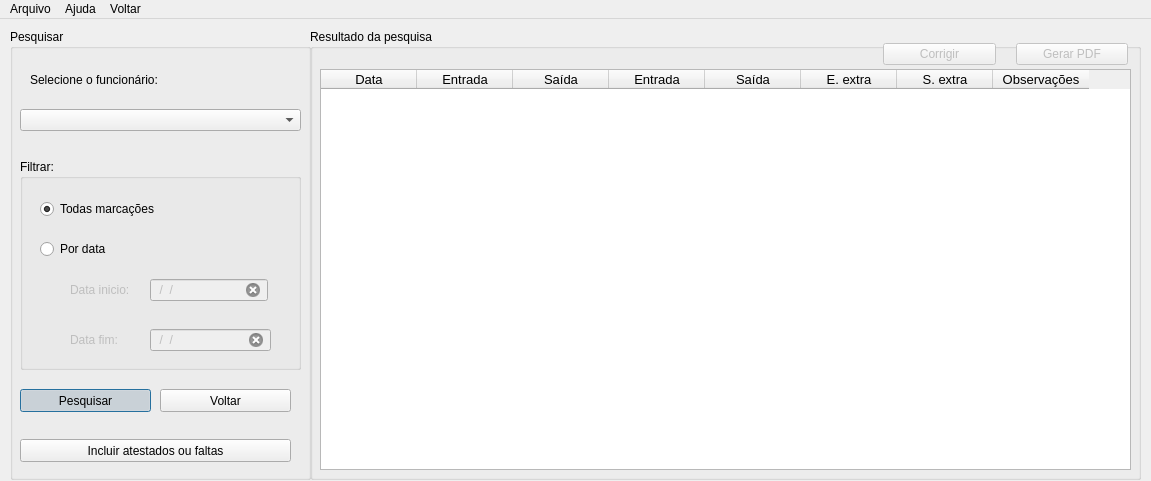
<?xml version="1.0" encoding="UTF-8"?>
<ui version="4.0">
 <class>MainWindow</class>
 <widget class="QMainWindow" name="MainWindow">
  <property name="geometry">
   <rect>
    <x>0</x>
    <y>0</y>
    <width>1151</width>
    <height>481</height>
   </rect>
  </property>
  <property name="minimumSize">
   <size>
    <width>911</width>
    <height>451</height>
   </size>
  </property>
  <property name="maximumSize">
   <size>
    <width>10000</width>
    <height>10000</height>
   </size>
  </property>
  <property name="windowTitle">
   <string>Relógio de ponto &gt; Consultar marcações</string>
  </property>
  <property name="styleSheet">
   <string notr="true"/>
  </property>
  <widget class="QWidget" name="centralwidget">
   <widget class="QGroupBox" name="groupBox">
    <property name="geometry">
     <rect>
      <x>10</x>
      <y>10</y>
      <width>301</width>
      <height>451</height>
     </rect>
    </property>
    <property name="styleSheet">
     <string notr="true">font: 10pt &quot;MS Shell Dlg 2&quot;;</string>
    </property>
    <property name="title">
     <string>Pesquisar</string>
    </property>
    <widget class="QGroupBox" name="groupBox_3">
     <property name="geometry">
      <rect>
       <x>10</x>
       <y>130</y>
       <width>281</width>
       <height>211</height>
      </rect>
     </property>
     <property name="title">
      <string>Filtrar:</string>
     </property>
     <widget class="QLabel" name="label_3">
      <property name="enabled">
       <bool>false</bool>
      </property>
      <property name="geometry">
       <rect>
        <x>50</x>
        <y>120</y>
        <width>64</width>
        <height>21</height>
       </rect>
      </property>
      <property name="styleSheet">
       <string notr="true"/>
      </property>
      <property name="text">
       <string>Data inicio:</string>
      </property>
     </widget>
     <widget class="QLineEdit" name="lineEdit_2">
      <property name="enabled">
       <bool>false</bool>
      </property>
      <property name="geometry">
       <rect>
        <x>130</x>
        <y>120</y>
        <width>118</width>
        <height>22</height>
       </rect>
      </property>
      <property name="styleSheet">
       <string notr="true">font: 10pt &quot;MS Shell Dlg 2&quot;;</string>
      </property>
      <property name="inputMask">
       <string>99/99/9999</string>
      </property>
      <property name="cursorPosition">
       <number>0</number>
      </property>
      <property name="placeholderText">
       <string/>
      </property>
      <property name="clearButtonEnabled">
       <bool>true</bool>
      </property>
     </widget>
     <widget class="QLabel" name="label_4">
      <property name="enabled">
       <bool>false</bool>
      </property>
      <property name="geometry">
       <rect>
        <x>50</x>
        <y>170</y>
        <width>61</width>
        <height>21</height>
       </rect>
      </property>
      <property name="styleSheet">
       <string notr="true"/>
      </property>
      <property name="text">
       <string>Data fim:</string>
      </property>
     </widget>
     <widget class="QLineEdit" name="lineEdit_3">
      <property name="enabled">
       <bool>false</bool>
      </property>
      <property name="geometry">
       <rect>
        <x>130</x>
        <y>170</y>
        <width>121</width>
        <height>22</height>
       </rect>
      </property>
      <property name="styleSheet">
       <string notr="true">font: 10pt &quot;MS Shell Dlg 2&quot;;</string>
      </property>
      <property name="inputMask">
       <string>99/99/9999</string>
      </property>
      <property name="cursorPosition">
       <number>0</number>
      </property>
      <property name="clearButtonEnabled">
       <bool>true</bool>
      </property>
     </widget>
     <widget class="QRadioButton" name="radioButton_por_data">
      <property name="geometry">
       <rect>
        <x>20</x>
        <y>80</y>
        <width>124</width>
        <height>20</height>
       </rect>
      </property>
      <property name="focusPolicy">
       <enum>Qt::ClickFocus</enum>
      </property>
      <property name="text">
       <string>Por data</string>
      </property>
     </widget>
     <widget class="QRadioButton" name="radioButton_tudo">
      <property name="geometry">
       <rect>
        <x>20</x>
        <y>40</y>
        <width>124</width>
        <height>20</height>
       </rect>
      </property>
      <property name="focusPolicy">
       <enum>Qt::ClickFocus</enum>
      </property>
      <property name="styleSheet">
       <string notr="true"/>
      </property>
      <property name="text">
       <string>Todas marcações</string>
      </property>
      <property name="checked">
       <bool>true</bool>
      </property>
     </widget>
    </widget>
    <widget class="QPushButton" name="pushButton_voltar">
     <property name="geometry">
      <rect>
       <x>150</x>
       <y>360</y>
       <width>131</width>
       <height>23</height>
      </rect>
     </property>
     <property name="focusPolicy">
      <enum>Qt::NoFocus</enum>
     </property>
     <property name="contextMenuPolicy">
      <enum>Qt::NoContextMenu</enum>
     </property>
     <property name="styleSheet">
      <string notr="true">font: 9pt &quot;MS Shell Dlg 2&quot;;</string>
     </property>
     <property name="text">
      <string>Voltar</string>
     </property>
    </widget>
    <widget class="QLabel" name="label">
     <property name="geometry">
      <rect>
       <x>20</x>
       <y>40</y>
       <width>141</width>
       <height>21</height>
      </rect>
     </property>
     <property name="styleSheet">
      <string notr="true"/>
     </property>
     <property name="text">
      <string>Selecione o funcionário:</string>
     </property>
    </widget>
    <widget class="QPushButton" name="pushButton_pesquisa">
     <property name="geometry">
      <rect>
       <x>10</x>
       <y>360</y>
       <width>131</width>
       <height>23</height>
      </rect>
     </property>
     <property name="focusPolicy">
      <enum>Qt::TabFocus</enum>
     </property>
     <property name="contextMenuPolicy">
      <enum>Qt::DefaultContextMenu</enum>
     </property>
     <property name="styleSheet">
      <string notr="true">font: 75 9pt &quot;MS Shell Dlg 2&quot;;</string>
     </property>
     <property name="text">
      <string>Pesquisar</string>
     </property>
     <property name="checkable">
      <bool>true</bool>
     </property>
     <property name="checked">
      <bool>true</bool>
     </property>
     <property name="autoExclusive">
      <bool>true</bool>
     </property>
     <property name="autoDefault">
      <bool>true</bool>
     </property>
     <property name="default">
      <bool>true</bool>
     </property>
    </widget>
    <widget class="QComboBox" name="comboBox">
     <property name="geometry">
      <rect>
       <x>10</x>
       <y>80</y>
       <width>281</width>
       <height>22</height>
      </rect>
     </property>
    </widget>
    <widget class="QPushButton" name="pushButton_atestado">
     <property name="geometry">
      <rect>
       <x>10</x>
       <y>410</y>
       <width>271</width>
       <height>23</height>
      </rect>
     </property>
     <property name="focusPolicy">
      <enum>Qt::ClickFocus</enum>
     </property>
     <property name="text">
      <string>Incluir atestados ou faltas</string>
     </property>
    </widget>
   </widget>
   <widget class="QGroupBox" name="groupBox_2">
    <property name="geometry">
     <rect>
      <x>310</x>
      <y>10</y>
      <width>831</width>
      <height>451</height>
     </rect>
    </property>
    <property name="styleSheet">
     <string notr="true">font: 10pt &quot;MS Shell Dlg 2&quot;;</string>
    </property>
    <property name="title">
     <string>Resultado da pesquisa</string>
    </property>
    <widget class="QTableWidget" name="tableWidget">
     <property name="geometry">
      <rect>
       <x>10</x>
       <y>40</y>
       <width>811</width>
       <height>401</height>
      </rect>
     </property>
     <property name="font">
      <font>
       <family>MS Shell Dlg 2</family>
       <pointsize>10</pointsize>
       <weight>50</weight>
       <italic>false</italic>
       <bold>false</bold>
      </font>
     </property>
     <property name="focusPolicy">
      <enum>Qt::NoFocus</enum>
     </property>
     <property name="verticalScrollBarPolicy">
      <enum>Qt::ScrollBarAsNeeded</enum>
     </property>
     <property name="horizontalScrollBarPolicy">
      <enum>Qt::ScrollBarAsNeeded</enum>
     </property>
     <property name="alternatingRowColors">
      <bool>true</bool>
     </property>
     <property name="gridStyle">
      <enum>Qt::DotLine</enum>
     </property>
     <property name="columnCount">
      <number>8</number>
     </property>
     <attribute name="horizontalHeaderDefaultSectionSize">
      <number>96</number>
     </attribute>
     <column>
      <property name="text">
       <string>Data</string>
      </property>
     </column>
     <column>
      <property name="text">
       <string>Entrada</string>
      </property>
     </column>
     <column>
      <property name="text">
       <string>Saída</string>
      </property>
     </column>
     <column>
      <property name="text">
       <string>Entrada</string>
      </property>
     </column>
     <column>
      <property name="text">
       <string>Saída</string>
      </property>
     </column>
     <column>
      <property name="text">
       <string>E. extra</string>
      </property>
     </column>
     <column>
      <property name="text">
       <string>S. extra</string>
      </property>
     </column>
     <column>
      <property name="text">
       <string>Observações</string>
      </property>
     </column>
    </widget>
    <widget class="QLabel" name="label_5">
     <property name="geometry">
      <rect>
       <x>20</x>
       <y>20</y>
       <width>531</width>
       <height>21</height>
      </rect>
     </property>
     <property name="styleSheet">
      <string notr="true">font: 10pt &quot;MS Shell Dlg 2&quot;;

</string>
     </property>
     <property name="text">
      <string/>
     </property>
     <property name="alignment">
      <set>Qt::AlignLeading|Qt::AlignLeft|Qt::AlignVCenter</set>
     </property>
     <property name="margin">
      <number>0</number>
     </property>
     <property name="indent">
      <number>-1</number>
     </property>
    </widget>
    <widget class="QWidget" name="horizontalLayoutWidget_3">
     <property name="geometry">
      <rect>
       <x>570</x>
       <y>10</y>
       <width>251</width>
       <height>31</height>
      </rect>
     </property>
     <layout class="QHBoxLayout" name="horizontalLayout_3">
      <property name="spacing">
       <number>20</number>
      </property>
      <property name="leftMargin">
       <number>3</number>
      </property>
      <property name="rightMargin">
       <number>3</number>
      </property>
      <item>
       <widget class="QPushButton" name="pushButton_corrigir">
        <property name="enabled">
         <bool>false</bool>
        </property>
        <property name="focusPolicy">
         <enum>Qt::NoFocus</enum>
        </property>
        <property name="styleSheet">
         <string notr="true">font: 9pt &quot;MS Shell Dlg 2&quot;;
</string>
        </property>
        <property name="text">
         <string>Corrigir</string>
        </property>
       </widget>
      </item>
      <item>
       <widget class="QPushButton" name="pushButton_pdf">
        <property name="enabled">
         <bool>false</bool>
        </property>
        <property name="focusPolicy">
         <enum>Qt::NoFocus</enum>
        </property>
        <property name="styleSheet">
         <string notr="true">font: 9pt &quot;MS Shell Dlg 2&quot;;
</string>
        </property>
        <property name="text">
         <string>Gerar PDF</string>
        </property>
       </widget>
      </item>
     </layout>
    </widget>
   </widget>
  </widget>
  <widget class="QMenuBar" name="menubar">
   <property name="geometry">
    <rect>
     <x>0</x>
     <y>0</y>
     <width>1151</width>
     <height>21</height>
    </rect>
   </property>
   <widget class="QMenu" name="menuArquivo">
    <property name="title">
     <string>Arquivo</string>
    </property>
    <addaction name="actionSalvar"/>
    <addaction name="separator"/>
    <addaction name="actionFechar"/>
   </widget>
   <widget class="QMenu" name="menuAjuda">
    <property name="title">
     <string>Ajuda</string>
    </property>
    <addaction name="actionTutorial"/>
   </widget>
   <widget class="QMenu" name="menuVoltar">
    <property name="title">
     <string>Voltar</string>
    </property>
   </widget>
   <addaction name="menuArquivo"/>
   <addaction name="menuAjuda"/>
   <addaction name="menuVoltar"/>
  </widget>
  <action name="actionSalvar">
   <property name="text">
    <string>Salvar em PDF</string>
   </property>
  </action>
  <action name="actionImprimir">
   <property name="text">
    <string>Imprimir</string>
   </property>
  </action>
  <action name="actionVoltar">
   <property name="text">
    <string>Voltar</string>
   </property>
  </action>
  <action name="actionFechar">
   <property name="text">
    <string>Fechar</string>
   </property>
  </action>
  <action name="actionKMDSK_lslfd">
   <property name="text">
    <string>KMDSK lslfd</string>
   </property>
  </action>
  <action name="actionEscolher_tema">
   <property name="text">
    <string>Escolher tema</string>
   </property>
  </action>
  <action name="actionTutorial">
   <property name="text">
    <string>Tutorial</string>
   </property>
  </action>
 </widget>
 <tabstops>
  <tabstop>comboBox</tabstop>
  <tabstop>pushButton_pesquisa</tabstop>
  <tabstop>lineEdit_2</tabstop>
  <tabstop>lineEdit_3</tabstop>
 </tabstops>
 <resources/>
 <connections/>
</ui>
